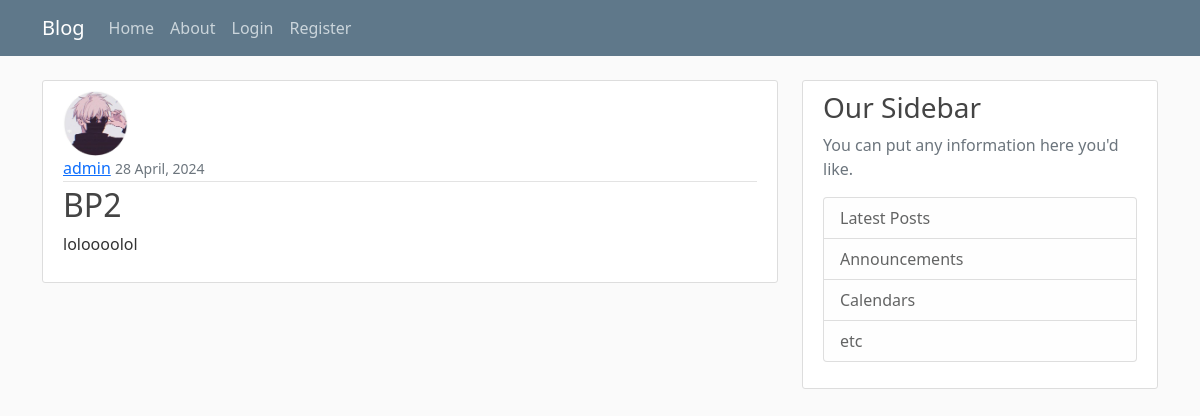
The app's page /blog/post/4/, older data.
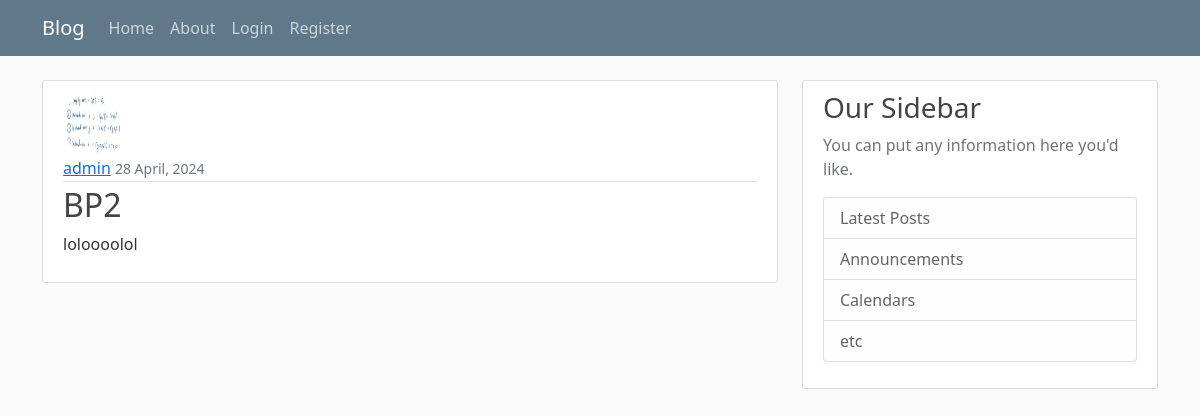
The same page, newer data.
### blog/models.py (models this page shows, shortened)
class Post(models.Model):
    title = models.CharField(max_length=100)
    content = models.TextField()
    date = models.DateTimeField(default=timezone.now)
    author = models.ForeignKey(User, on_delete=models.CASCADE)
    tags = models.ManyToManyField(Tag, blank=True)

### users/models.py (models this page shows, shortened)
class Profile(models.Model):
    user = models.OneToOneField(User, on_delete=models.CASCADE)
    image = models.ImageField(default='default.jpg', upload_to='profile_pics')

### blog/views.py (the view)
# urls.py: path('post/<int:pk>/', PostDetailView.as_view(), name='post-detail'),
class PostDetailView(DetailView):
    model = Post

### blog/templates/blog/post_detail.html (shortened to what this page needs)
{% extends "blog/base.html" %}
{% block content %}
    <article class="media content-section">
        <img class="rounded-circle article-img" src="{{ object.author.profile.image.url }}">
        <div class="media-body">
            <div class="article-metadata">
                <a class="mr-2" href="#">{{ object.author }}</a>
                <small class="text-muted">{{ object.date|date:"d F, Y" }}</small>
            </div>
            <h2>{{ object.title }}</h2>
            <p class="article-content">{{ object.content }}</p>
        </div>
    </article>
{% endblock content %}

Row changes from the older to the newer data that the page shows:
changed through a linked row, Post "BP2": author.profile.image: picture added in place of a placeholder
